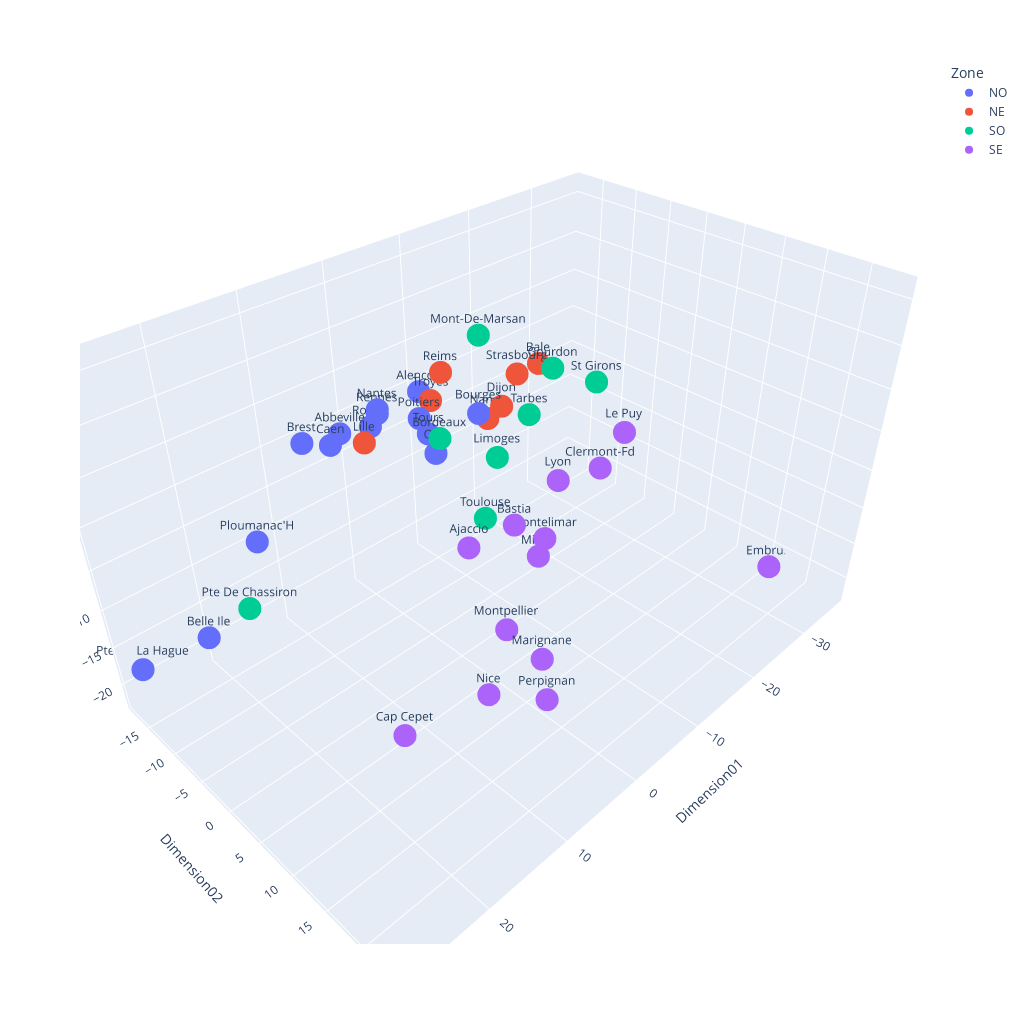

The code cell stored with this chart in its notebook:
### Code cell
layout = go.Layout({"showlegend": False})

fig = px.scatter_3d(donneesACP, 
                    x='Dimension01', 
                    y='Dimension02', 
                    z='Dimension03',
                    color='Zone',
                    # size='Dimension04',
#                     symbol='Dimension04',
                    text='Nom',
                    width=1024,
                    height=1024,
                   )

fig.show()

### Figure 1 — Plotly figure (JSON) as saved in the notebook; plotly's stock layout.template omitted (floating-point values rounded to 4 significant figures)
{"data": [{"hovertemplate": "Zone=NO<br>Dimension01=%{x}<br>Dimension02=%{y}<br>Dimension03=%{z}<br>Nom=%{text}<extra></extra>", "legendgroup": "NO", "marker": {"color": "#636efa", "symbol": "circle"}, "mode": "markers+text", "name": "NO", "scene": "scene", "showlegend": true, "text": ["Abbeville", "Pte De La Hague", "Caen", "Rouen", "Brest", "Ploumanac'H", "Rennes", "Alencon", "Orly", "Belle Ile", "Nantes", "Tours", "Bourges", "Poitiers"], "type": "scatter3d", "x": [4.053, 28.19, 5.961, 0.04402, 7.422, 15.29, 4.183, -2.988, 1.145, 23.57, 5.141, 0.5268, -4.316, 0.297], "y": [-13.25, -17.67, -12.32, -13.32, -15.24, -13.37, -6.458, -8.752, -1.634, -10.87, -5.145, -3.37, -1.292, -4.898], "z": [1.451, -18.34, 1.303, 0.5436, 0.8849, -6.498, 6.721, 5.369, 3.0, -12.52, 8.097, 4.194, 5.349, 5.199]}, {"hovertemplate": "Zone=NE<br>Dimension01=%{x}<br>Dimension02=%{y}<br>Dimension03=%{z}<br>Nom=%{text}<extra></extra>", "legendgroup": "NE", "marker": {"color": "#EF553B", "symbol": "circle"}, "mode": "markers+text", "name": "NE", "scene": "scene", "showlegend": true, "text": ["Lille", "Reims", "Troyes", "Nancy", "Strasbourg", "Dijon", "Bale"], "type": "scatter3d", "x": [3.928, -3.63, -2.439, -12.44, -8.85, -8.764, -14.37], "y": [-9.326, -5.97, -6.294, -8.458, -0.4662, -2.564, -2.753], "z": [2.015, 8.393, 5.548, -1.665, 8.33, 3.827, 6.575]}, {"hovertemplate": "Zone=SO<br>Dimension01=%{x}<br>Dimension02=%{y}<br>Dimension03=%{z}<br>Nom=%{text}<extra></extra>", "legendgroup": "SO", "marker": {"color": "#00cc96", "symbol": "circle"}, "mode": "markers+text", "name": "SO", "scene": "scene", "showlegend": true, "text": ["Pte De Chassiron", "Limoges", "Bordeaux", "Gourdon", "Mont-De-Marsan", "Tarbes", "St Girons", "Toulouse"], "type": "scatter3d", "x": [21.3, -10.48, 4.693, -10.94, -1.234, -10.98, -17.65, 3.231], "y": [-5.88, -4.989, 3.157, 2.372, 2.108, -0.7597, 2.475, 7.385], "z": [-7.074, -4.302, 8.358, 9.254, 16.13, 2.658, 5.145, 0.9334]}, {"hovertemplate": "Zone=SE<br>Dimension01=%{x}<br>Dimension02=%{y}<br>Dimension03=%{z}<br>Nom=%{text}<extra></extra>", "legendgroup": "SE", "marker": {"color": "#ab63fa", "symbol": "circle"}, "mode": "markers+text", "name": "SE", "scene": "scene", "showlegend": true, "text": ["Clermont-Fd", "Le Puy", "Lyon", "Millau", "Montelimar", "Embrun", "Montpellier", "Marignane", "Cap Cepet", "Nice", "Perpignan", "Ajaccio", "Bastia"], "type": "scatter3d", "x": [-12.74, -35.33, -6.698, -17.47, 2.677, -36.11, 11.4, 10.46, 17.28, 14.97, 11.93, 11.0, 8.728], "y": [7.629, -7.022, 7.36, -5.039, 14.35, 15.85, 18.33, 21.53, 11.15, 19.83, 23.53, 13.52, 16.52], "z": [-0.8585, -12.77, 0.3759, -21.91, 2.037, -22.28, -0.6057, -2.409, -14.29, -4.488, -4.592, 5.09, 7.814]}], "layout": {"height": 1024, "legend": {"title": {"text": "Zone"}, "tracegroupgap": 0}, "margin": {"t": 60}, "scene": {"domain": {"x": [0, 1], "y": [0, 1]}, "xaxis": {"title": {"text": "Dimension01"}}, "yaxis": {"title": {"text": "Dimension02"}}, "zaxis": {"title": {"text": "Dimension03"}}}, "width": 1024}}
